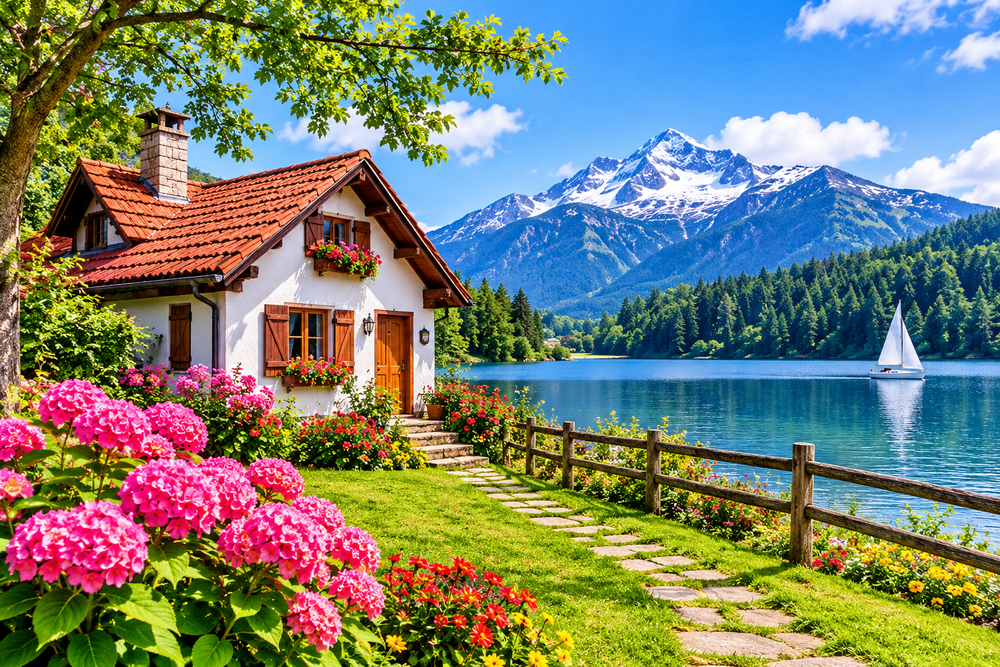
#> input picture a_crisp_bright_high_resolution_colorful_landsca.png, 1000 x 667 px, shrunk from 1536 x 1024 before the run
$ jupyter execute Ex-5.ipynb   (older library calls are emulated)
#> lines starting #> are read from the running program, lines starting #| are printed output that depends on the picture
# Ex. No: 05
## Image Smoothing and Sharpening Using OpenCV

**Name :** Sekar M  **Reg. No :** 212225230257    **Slot No :** 26OD2199

[cell 1]
# Import libraries
import cv2
import numpy as np
import matplotlib.pyplot as plt

[cell 2]
# Read and display an input image
img = cv2.imread('a_crisp_bright_high_resolution_colorful_landsca.png')
#> img is the input picture: shape (667, 1000, 3); mean B, G, R 112.8, 129, 120.1

# Display image
plt.imshow(img[:,:,::-1])
plt.title("Original Image")
plt.axis('off')
plt.show()

[cell 3]
# Convert BGR to RGB
img_rgb = cv2.cvtColor(img, cv2.COLOR_BGR2RGB)

[cell 4]
# 1. Averaging Filter
averaging = cv2.blur(img, (5, 5))
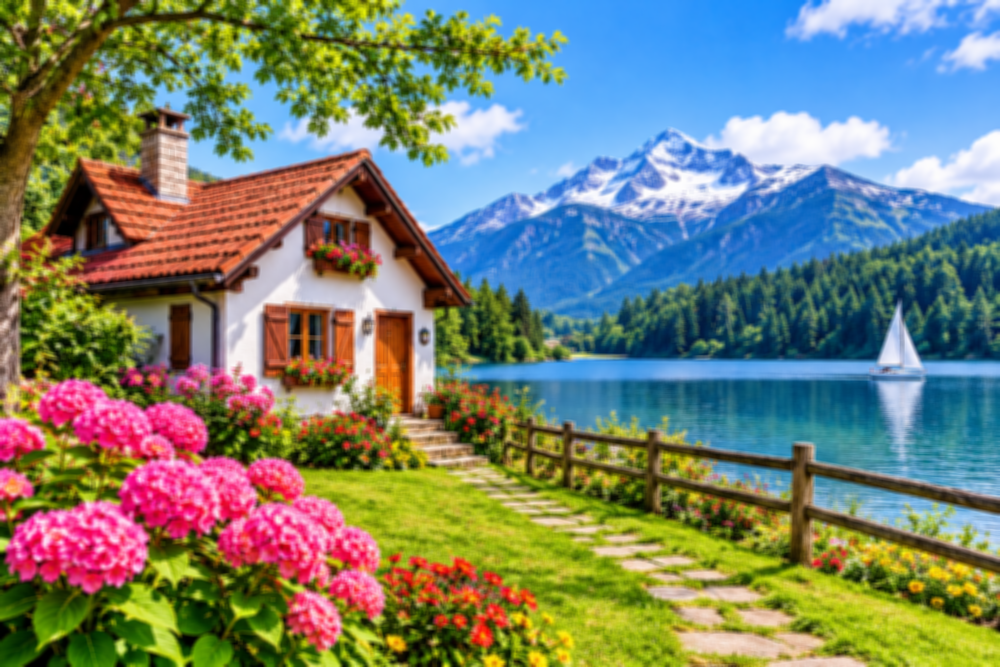
#> averaging: shape (667, 1000, 3); mean B, G, R 112.8, 129, 120.1

[cell 5]
# 2. Weighted Averaging Filter
kernel = np.array([[1, 2, 1],
                   [2, 4, 2],
                   [1, 2, 1]], dtype=np.float32) / 16
weighted = cv2.filter2D(img, -1, kernel)

[cell 6]
# 3. Gaussian Filter
gaussian = cv2.GaussianBlur(img, (5, 5), 0)

[cell 7]
# 4. Median Filter
median = cv2.medianBlur(img, 5)
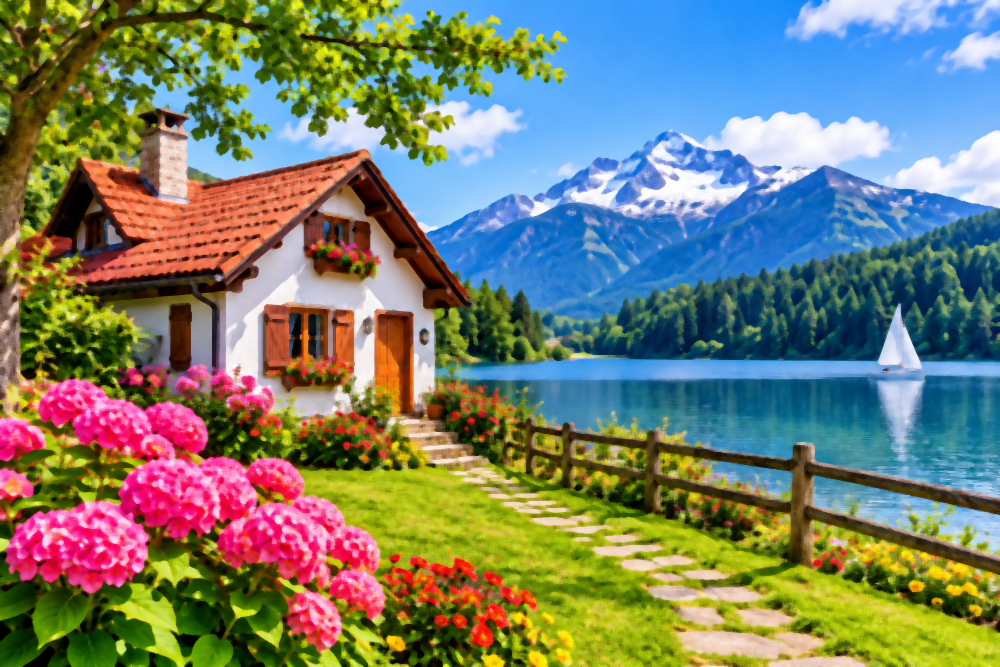
#> median: shape (667, 1000, 3); mean B, G, R 110.2, 127.5, 119.4

[cell 8]
# 5. Laplacian Sharpening using Kernel
lap_kernel = np.array([[0, -1, 0],
                       [-1, 5, -1],
                       [0, -1, 0]])

lap_kernel_img = cv2.filter2D(img, -1, lap_kernel)
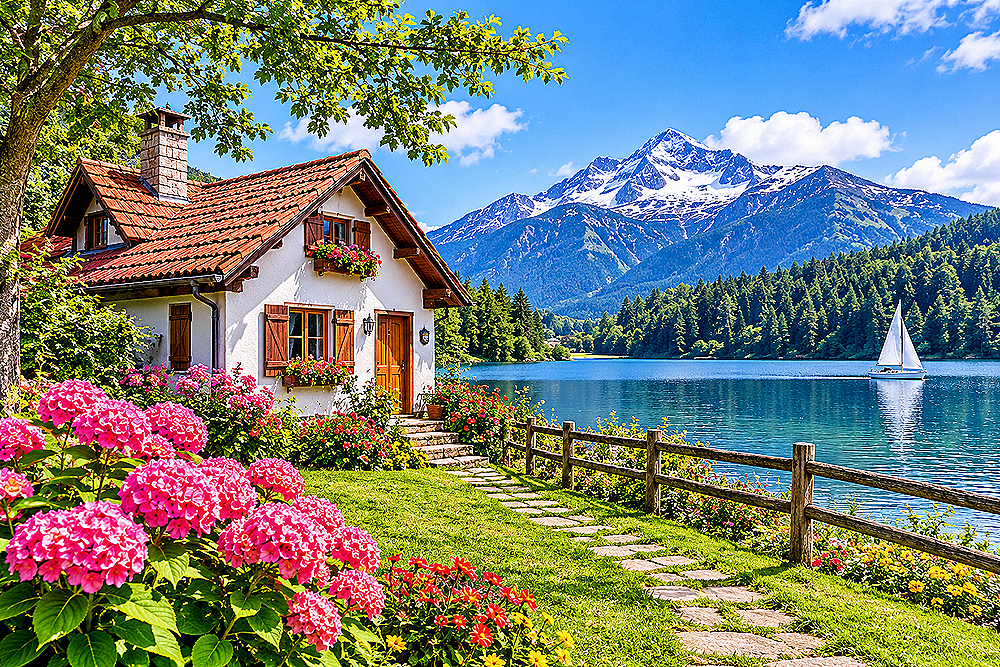
#> lap_kernel_img: shape (667, 1000, 3); mean B, G, R 116.5, 128.1, 119.4

[cell 9]
# 6. Laplacian Operator
gray = cv2.cvtColor(img, cv2.COLOR_BGR2GRAY)
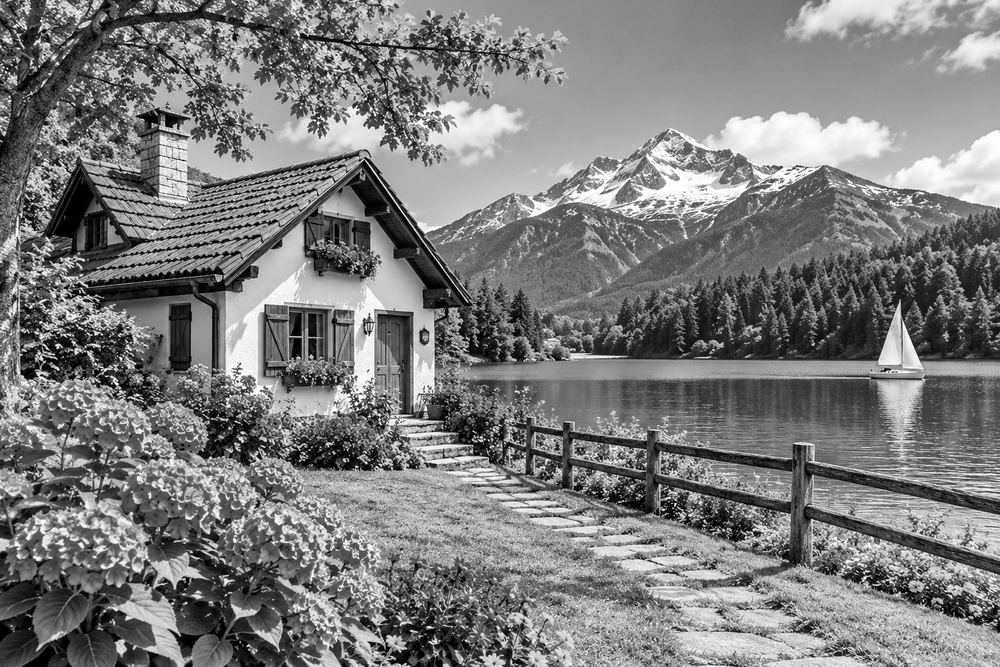
#> gray: shape (667, 1000); min 0, max 255, mean 124.5
laplacian = cv2.Laplacian(gray, cv2.CV_64F)
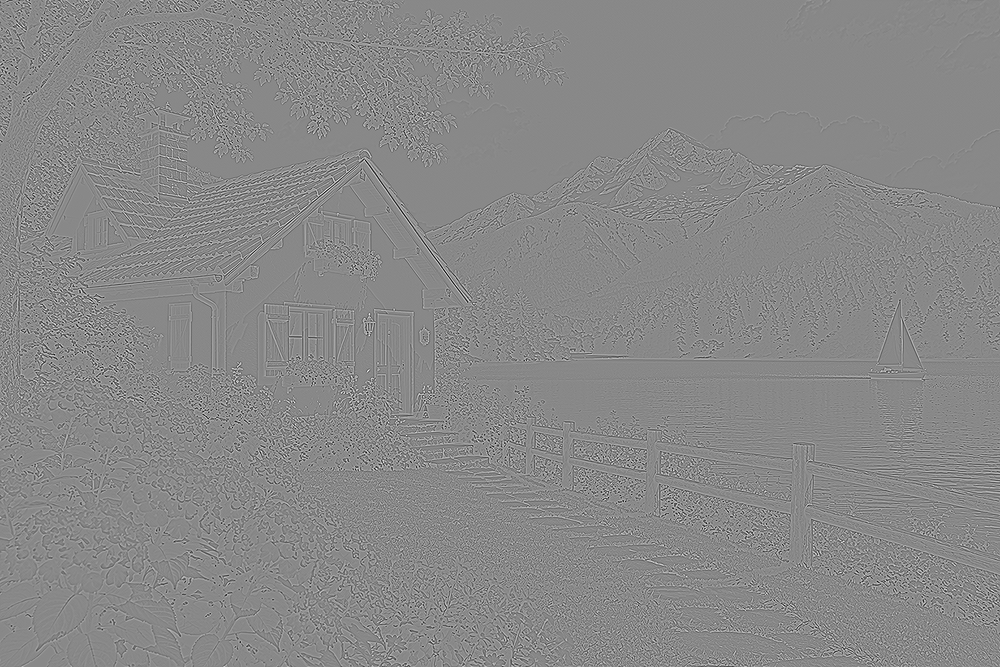
#> laplacian: shape (667, 1000) float64; min -572, max 496, mean 0; drawn with min black and max white
laplacian = cv2.convertScaleAbs(laplacian)
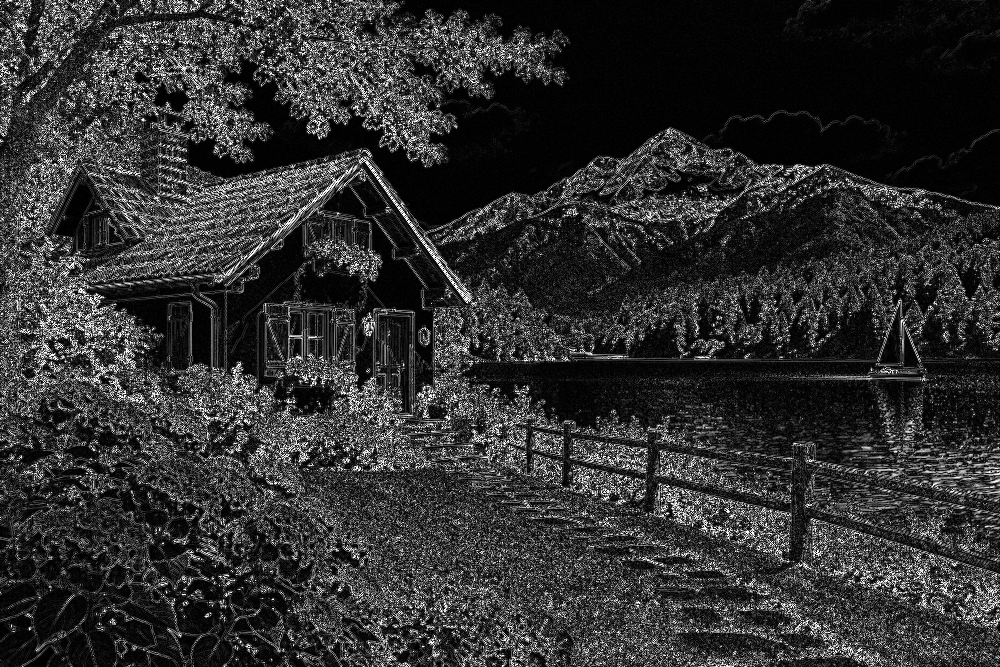
#> laplacian: shape (667, 1000); min 0, max 255, mean 48.5

[cell 10]
# Convert results to RGB for display
images = [
    img_rgb,
    cv2.cvtColor(averaging, cv2.COLOR_BGR2RGB),
    cv2.cvtColor(weighted, cv2.COLOR_BGR2RGB),
    cv2.cvtColor(gaussian, cv2.COLOR_BGR2RGB),
    cv2.cvtColor(median, cv2.COLOR_BGR2RGB),
    cv2.cvtColor(lap_kernel_img, cv2.COLOR_BGR2RGB),
    laplacian
]

titles = [
    'Original Image',
    'Averaging Filter',
    'Weighted Averaging',
    'Gaussian Filter',
    'Median Filter',
    'Laplacian Kernel',
    'Laplacian Operator'
]

[cell 11]
# Display all images
plt.figure(figsize=(14, 10))

for i in range(7):
    plt.subplot(3, 3, i + 1)
    plt.imshow(images[i], cmap='gray' if i == 6 else None)
    plt.title(titles[i])
    plt.axis('off')

plt.tight_layout()
plt.show()
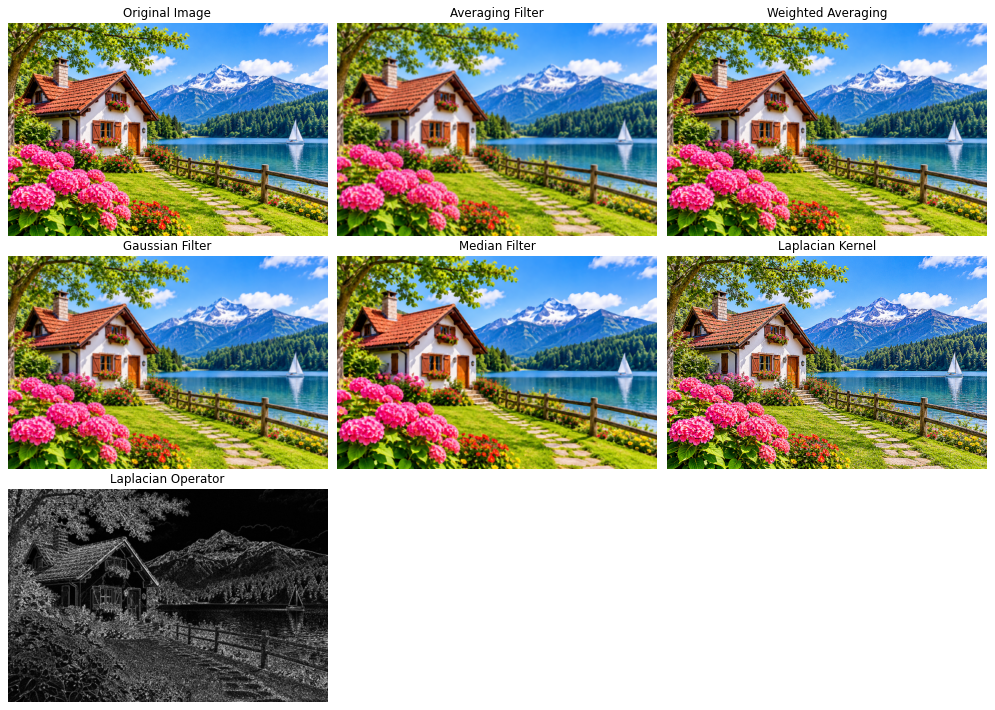
#> figure drawn by matplotlib, 7 panels
